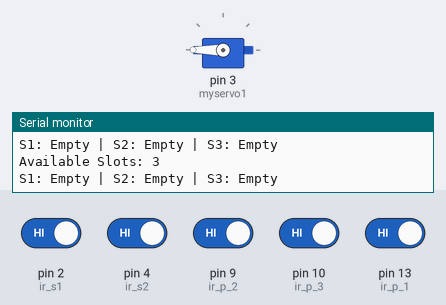
Bench run of a sketch on a simulated Arduino Uno, built with avr-gcc and run on an emulated ATmega328P. Shown: servo, the last lines printed to the serial monitor. The inputs (shaded band) are chosen by the test bench; at power-on: pin 2 (ir_s1), pin 4 (ir_s2), pin 9 (ir_p_2), pin 10 (ir_p_3), pin 13 (ir_p_1) HIGH.

Above: at 1.8 s.
1.9 s: pin 2 (ir_s1) driven LOW
At 3.2 s:
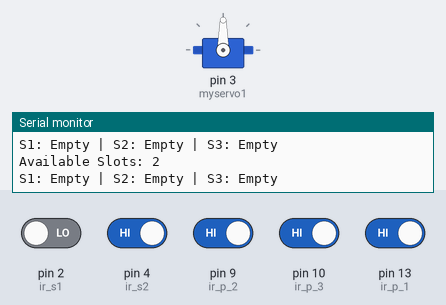
3.5 s: pin 4 (ir_s2) driven LOW
At 8.7 s:
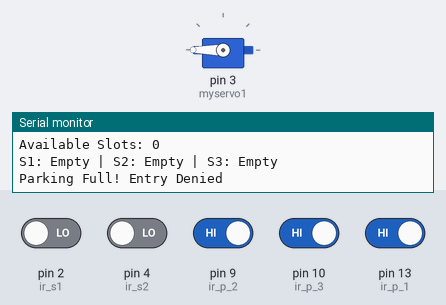
15.5 s: pin 2 (ir_s1) driven HIGH
At 17.9 s:
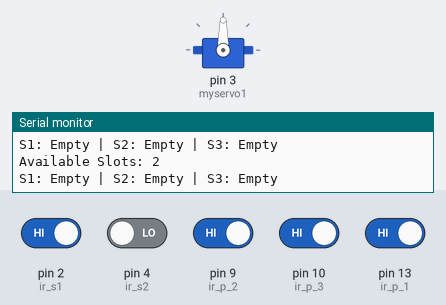
Timing chart, 0 to 18.5 s (numbered marks = the images above; inputs shaded):
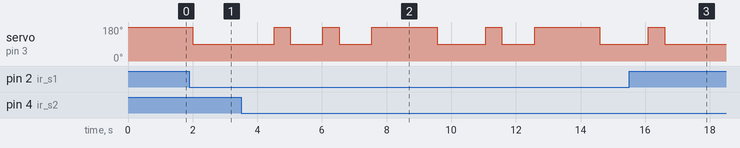

The sketch:

smart-parking-system.ino.ino
```cpp
#include <Servo.h>

Servo myservo1;

// Entry gate IR sensors
int ir_s1 = 2;
int ir_s2 = 4;

// Parking slot IR sensors
int ir_p_1 = 13;
int ir_p_2 = 9;
int ir_p_3 = 10;

int total = 0;
int slot = 3; // Total parking capacity
int flag1 = 0;
int flag2 = 0;

int s1 = 0, s2 = 0, s3 = 0;

void setup()
{
    Serial.begin(9600);  // Serial Monitor শুরু

    pinMode(ir_s1, INPUT);
    pinMode(ir_s2, INPUT);
    pinMode(ir_p_1, INPUT);
    pinMode(ir_p_2, INPUT);
    pinMode(ir_p_3, INPUT);

    myservo1.attach(3);   // Servo on pin 3
    myservo1.write(180);  // Gate closed
}

void loop()
{
    read_sensor();

    // Parking status print
    Serial.print("Available Slots: ");
    Serial.println(slot);

    Serial.print("S1: ");
    Serial.print(s1 ? "Full" : "Empty");
    Serial.print(" | S2: ");
    Serial.print(s2 ? "Full" : "Empty");
    Serial.print(" | S3: ");
    Serial.println(s3 ? "Full" : "Empty");

    // Entry sensor logic
    if (digitalRead(ir_s1) == LOW && flag1 == 0)
    {
        if (slot > 0)
        {
            flag1 = 1;
            if (flag2 == 0)
            {
                myservo1.write(90); // Gate open
                Serial.println("Gate Opened for Entry");
                slot = slot - 1;
            }
        }
        else
        {
            Serial.println("Parking Full! Entry Denied");
            delay(1500);
        }
    }

    // Exit sensor logic
    if (digitalRead(ir_s2) == LOW && flag2 == 0)
    {
        flag2 = 1;
        if (flag1 == 0)
        {
            myservo1.write(90); // Gate open
            Serial.println("Gate Opened for Exit");
            slot = slot + 1;
        }
    }

    // Close gate after both flags are triggered
    if (flag1 == 1 && flag2 == 1)
    {
        delay(1000);
        myservo1.write(180); // Gate closed
        Serial.println("Gate Closed");
        flag1 = 0;
        flag2 = 0;
    }

    delay(500);
}

void read_sensor()
{
    s1 = (digitalRead(ir_p_1) == LOW) ? 1 : 0;
    s2 = (digitalRead(ir_p_2) == LOW) ? 1 : 0;
    s3 = (digitalRead(ir_p_3) == LOW) ? 1 : 0;
}
```

Measured:
- after the input at 1.9 s, servo on pin 3 (myservo1): 180° → 90° after 0.10 s
- after the input at 3.5 s, servo on pin 3 (myservo1): 90° → 180° after 1.0 s, → 90° 0.50 s later, → 180° 1.0 s later, → 90° 0.50 s later, … (10 changes in this stretch)
- after the input at 15.5 s, servo on pin 3 (myservo1): goes on until 16.6 s, then stays 90°
